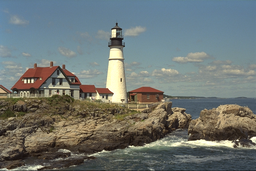
#> input picture 3/kodim21.png, 256 x 171 px, shrunk from 768 x 512 before the run
$ jupyter execute 3.PIR_Exercise_Textures.ipynb   (older library calls are emulated)
#> lines starting #> are read from the running program, lines starting #| are printed output that depends on the picture
# Perception in Robotics

Summer Semester 2025, Friedrich-Alexander-Universität Erlangen-Nürnberg

# 3. Exercise - Textures

In this exercise, we will combine filters into filter banks, with the objective to extract textures from a sample image from the [Kodak](https://r0k.us/graphics/kodak/) dataset. First, the **OpenCV** functions are used for the filter bank implementation. Then, the filter banks should be implemented without using the **OpenCV** package, solely relying on [numpy](https://numpy.org/doc/stable/user/absolute_beginners.html).

The solutions for the assignment may be a Python Notebook or .py files. The visual results can be integrated into the notebook or a PDF document.

## A. Gabor Filter Bank OpenCV

In this exercise, the [Gabor filter bank](https://en.wikipedia.org/wiki/Gabor_filter) should be implemented. The Gabor filter is a linear filter used to analyse textures. The filter bank should cover different orientations and scales. Therefore, use the **OpenCV** function *getGaborKernel* to generate the Gabor kernel. Use 4 different values for *ksize* and *theta* to define the filter bank at different scales and orientions. Then, apply the Gabor filter bank to the grayscale sample image by using the **OpenCV** function *filter2D* with the defined Gabor kernels. Visualize the different filters and the results after applying the filters to the image.

Example: [http://amroamroamro.github.io/mexopencv/opencv/gabor_demo.html](http://amroamroamro.github.io/mexopencv/opencv/gabor_demo.html)

[cell 1]
import numpy as np
import matplotlib.pyplot as plt
import cv2

[cell 2]
# Define reasonable constants for the fixed parameters of the Gabor filter bank.
SIGMA = 5
LMBDA = 0.3
GAMMA = 0
PSI = 0

[cell 3]
def get_gabor_filter_bank(ksizes, thetas):
    """ Generates a Gabor filter bank i.e., list of Gabor filters/kernels.
    Args
    ksizes      Kernel sizes (i.e., scales) for the kernels in the filter bank (Array of length N).
    thetas      Orientations of the kernels (Array of length N).

    Returns
    filter_bank Kernels of the Gabor filter bank.
    """
    filter_bank = []
    for ksize in ksizes:
        for theta in thetas:
            kernel = cv2.getGaborKernel((ksize, ksize), SIGMA, theta, LMBDA, GAMMA, PSI, ktype=cv2.CV_32F)
            filter_bank.append(kernel)
    return filter_bank

[cell 4]
def apply_gabor_filter_bank(filter_bank, img):
    """ Apply the Gabor filter bank.
    Args
    filter_bank List of filters to apply.
    img         Image to apply filters.

    Returns
    features    Features/Textures extracted by applying the Gabor filter bank.
    """
    features = []
    for i, kernel in enumerate(filter_bank):
        filtered = cv2.filter2D(img, cv2.CV_8UC3, kernel)
        features.append(filtered)
    return features

[cell 5]
img = cv2.imread("kodim21.png", cv2.IMREAD_GRAYSCALE)
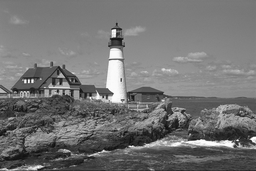
#> img: shape (171, 256); min 8, max 254, mean 115.2

# Define scales and orientations
ksizes = [11, 21, 31, 41]
thetas = [0, np.pi/4, np.pi/2, 3*np.pi/4]

filter_bank = get_gabor_filter_bank(ksizes, thetas)
features = apply_gabor_filter_bank(filter_bank, img)
#> after the loop in apply_gabor_filter_bank, `for i, kernel in enumerate(filter_bank):`: features = 16 items
#> features = 16 items

# Visualization
fig, axes = plt.subplots(len(ksizes), len(thetas), figsize=(12, 12))
for i in range(len(ksizes)):
    for j in range(len(thetas)):
        idx = i * len(thetas) + j
        axes[i, j].imshow(features[idx], cmap='gray')
        axes[i, j].set_title(f'ksize={ksizes[i]}, theta={thetas[j]:.2f}')
        axes[i, j].axis('off')

plt.tight_layout()
plt.show()

## B. Gabor Filter Bank

Now, the Gabor filter bank should be implemented without the **OpenCV** package. Again, visualize the different filters and the results when applied to the grayscale image. You may check your implementation by comparing with the kernels and results from **OpenCV** in A.

**Note:**  The filter has a real and an imaginary component representing orthogonal directions, use the real part for this exercise. Moreover, you may reuse your implementation of the convolution from the previous assignment to perform the filtering. Be aware of potentially different data types of the kernel (e.g., float) and image (e.g., uint8). Furthermore, pixel values might overflow 255. **OpenCV** handles this by clipping values during convolution to the range [0, 255].

[cell 6]
def get_gabor_kernel(ksize, sigma, theta, lmbda, gamma, psi):
    """ Gabor feature extraction.
    Args
    ksize   Kernel size.
    sigma   Standard deviation of Gaussian envelope
    theta   Orientation of filter in radians.
    lmbda   Sinusiodal wavelength.
    gamma   Spatial aspect ratio (ellipticity) of the filter.
    psi     Phase offset of the filter in radians.

    Returns
    gabor_filter Resulting kernel.
    """
    half = ksize // 2
    y, x = np.meshgrid(np.linspace(-half, half, ksize), np.linspace(-half, half, ksize))

    # Rotation
    x_theta = x * np.cos(theta) + y * np.sin(theta)
    y_theta = -x * np.sin(theta) + y * np.cos(theta)

    # Gabor kernel (real part)
    gb = np.exp(-0.5 * (x_theta**2 + (gamma**2) * y_theta**2) / (sigma**2)) * \
         np.cos(2 * np.pi * x_theta / lmbda + psi)

    return gb

[cell 7]
def convolve2d(image, kernel):
    """
    Apply a 2D convolution manually.
    Args:
        image: Input grayscale image (2D numpy array).
        kernel: Filter kernel (2D numpy array).
    Returns:
        result: Filtered image.
    """
    image = image.astype(np.float32)
    kernel = kernel.astype(np.float32)
    k_h, k_w = kernel.shape
    pad_h = k_h // 2
    pad_w = k_w // 2

    # Pad image
    padded = np.pad(image, ((pad_h, pad_h), (pad_w, pad_w)), mode='reflect')
    result = np.zeros_like(image, dtype=np.float32)

    # Flip the kernel (standard in convolution)
    kernel_flipped = np.flip(kernel)

    # Convolve
    for i in range(result.shape[0]):
        for j in range(result.shape[1]):
            region = padded[i:i+k_h, j:j+k_w]
            result[i, j] = np.sum(region * kernel_flipped)

    # Clip to [0, 255]
    result = np.clip(result, 0, 255)
    return result.astype(np.uint8)

[cell 8]
# Create and apply filter bank
features = []
kernels = []
for ksize in ksizes:
    for theta in thetas:
        kernel = get_gabor_kernel(ksize, SIGMA, theta, LMBDA, GAMMA, PSI)
        kernels.append(kernel)
        filtered = convolve2d(img, kernel)
        features.append(filtered)
#> this loop made 4 passes
#> pass 1, in convolve2d, `padded = np.pad(image, ((pad_h, pad_h), (pad_w, pad_w)), mode='reflect')`:
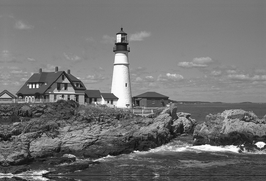
#> padded: shape (181, 266) float32; min 8, max 254, mean 114.3
#> pass 2, in convolve2d (call 5), `padded = np.pad(image, ((pad_h, pad_h), (pad_w, pad_w)), mode='reflect')`:
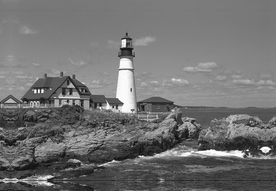
#> padded: shape (191, 276) float32; min 8, max 254, mean 113.3
#> after the loop, kernels = 16 items

# Visualize results
fig, axes = plt.subplots(len(ksizes), len(thetas), figsize=(12, 12))
for i in range(len(ksizes)):
    for j in range(len(thetas)):
        idx = i * len(thetas) + j
        axes[i, j].imshow(features[idx], cmap='gray')
        axes[i, j].set_title(f'ksize={ksizes[i]}, theta={thetas[j]:.2f}')
        axes[i, j].axis('off')
plt.tight_layout()
plt.show()
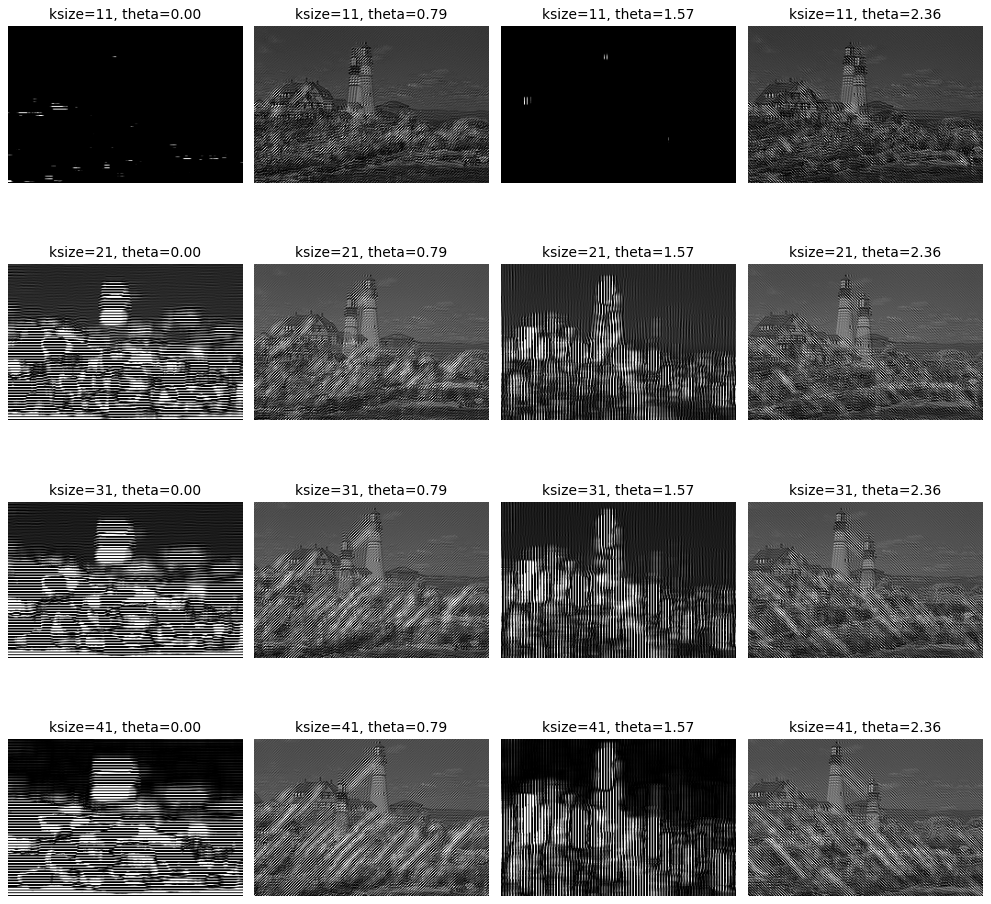
#> figure drawn by matplotlib, 16 panels

## C. Leung-Malik Filter Bank

In this exercise, the [Leung-Malik](https://people.eecs.berkeley.edu/~malik/papers/LM-3dtexton.pdf) filter bank should be implemented. The Leung-Malik filter bank contains 48 filters of different scales and orientations. It consists of first and second order derivatives of [Gaussians](https://mathworld.wolfram.com/GaussianFunction.html) at 6 orientations and 3 scales. Use $\sigma \in \left\{\sqrt{2}, 2\sqrt{2}, 3\sqrt{2} \right\}$ and $\theta \in \left\{0, \frac{\pi}{6}, \frac{2\pi}{6}, \frac{3\pi}{6}, \frac{4\pi}{6}, \frac{5\pi}{6} \right\}$ to define the filter bank at different scales and orientations, together with an elongation factor of 3 (i.e., $\sigma_x = \sigma$ and $\sigma_y = 3\sigma_x$).
Furthermore, it encompasses 4 symmetric Gaussians (i.e., no elongation factor) with scales $\sigma$ and
8 [Laplacian of Gaussian (LoG)](https://en.wikipedia.org/wiki/Blob_detection#The_Laplacian_of_Gaussian) filters with $\sigma \in \left\{\sqrt{2}, 2\sqrt{2}, 3\sqrt{2}, 4\sqrt{2}\right\}$ and $3 \sigma$.

The following image depicts an example visualization of the kernels of the Leung-Malik filter bank taken from https://www.robots.ox.ac.uk/~vgg/research/texclass/figs/with/lmfilters.jpg.

Finally, apply the Leung-Malik filter bank to the grayscale sample image. Visualize the different filter kernels and the results after the filters are applied to the image.

Example: [https://www.robots.ox.ac.uk/~vgg/research/texclass/filters.html](https://www.robots.ox.ac.uk/~vgg/research/texclass/filters.html)

[cell 9]
from scipy.ndimage import gaussian_filter, gaussian_laplace, rotate
from scipy.signal import convolve2d

[cell 10]
def gaussian_derivative_kernel(sigma, order, elongation=3, size=None):
    """
    Generates a directional derivative of a Gaussian filter (first or second order).
    Elongation in y-direction: sigma_y = elongation * sigma_x
    """
    if size is None:
        size = int(np.ceil(6 * sigma)) | 1  # Make size odd

    x = np.linspace(-size//2, size//2, size)
    y = np.linspace(-size//2, size//2, size)
    xx, yy = np.meshgrid(x, y)

    sigma_x = sigma
    sigma_y = elongation * sigma

    # Gaussian
    g = np.exp(-(xx**2 / (2*sigma_x**2) + yy**2 / (2*sigma_y**2)))

    if order == 1:
        g = -xx / (sigma_x**2) * g
    elif order == 2:
        g = ((xx**2 - sigma_x**2) / (sigma_x**4)) * g

    return g

[cell 11]
def rotate_kernel(kernel, theta):
    """Rotate kernel to desired orientation."""
    return rotate(kernel, np.degrees(theta), reshape=False, mode='nearest')

[cell 12]
def get_lm_filter_bank(scales, thetas):
    """ Generates a Leung-Malik filter bank.
    Args
    scales      Kernel sizes (i.e., scales) for the kernels in the filter bank (Array of length 3).
    thetas      Orientations of the first and second order derivative Gaussian kernel (Array of length 6).

    Returns
    filter_bank Kernels of the Leung-Malik filter bank.
    """
    filter_bank = []

    for sigma in scales:
        for theta in thetas:
            # First derivative of Gaussian (elongated)
            kernel1 = gaussian_derivative_kernel(sigma, order=1)
            kernel1 = rotate_kernel(kernel1, theta)
            filter_bank.append(kernel1)

            # Second derivative of Gaussian (elongated)
            kernel2 = gaussian_derivative_kernel(sigma, order=2)
            kernel2 = rotate_kernel(kernel2, theta)
            filter_bank.append(kernel2)

    # 4 isotropic Gaussians
    for sigma in scales:
        size = int(np.ceil(6 * sigma)) | 1
        x = np.linspace(-size//2, size//2, size)
        y = np.linspace(-size//2, size//2, size)
        xx, yy = np.meshgrid(x, y)
        g = np.exp(-(xx**2 + yy**2) / (2 * sigma**2))
        filter_bank.append(g)

    # 8 Laplacian of Gaussian (LoG)
    for sigma in [np.sqrt(2), 2*np.sqrt(2), 3*np.sqrt(2), 4*np.sqrt(2)]:
        for mult in [1, 3]:
            s = mult * sigma
            size = int(np.ceil(6 * s)) | 1
            log = gaussian_laplace(np.zeros((size, size)), sigma=s)
            filter_bank.append(log)

    return filter_bank

[cell 13]
def apply_lm_filter_bank(filter_bank, img):
    """ Apply the Leung-Malik filter bank.
    Args
    filter_bank List of filters to apply.
    img         Image to apply filters.

    Returns
    features    Features/Textures extracted by applying the Leung-Malik filter bank.
    """

    features = []
    img = img.astype(np.float32)

    for kernel in filter_bank:
        k = kernel.astype(np.float32)
        filtered = convolve2d(img, k, mode='same', boundary='symm')
        filtered = np.clip(filtered, 0, 255)
        features.append(filtered.astype(np.uint8))
#> this loop made 47 passes
#> pass 1, in apply_lm_filter_bank, `filtered = convolve2d(img, k, mode='same', boundary='symm')`:
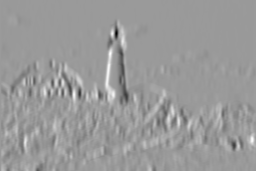
#> filtered: shape (171, 256) float32; min -978.8, max 645.5, mean 3.2; drawn with min black and max white
#> pass 1, in apply_lm_filter_bank, `filtered = np.clip(filtered, 0, 255)`:
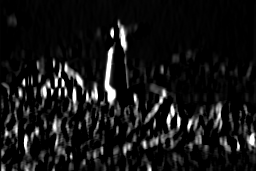
#> filtered: shape (171, 256) float32; min 0, max 255, mean 21.2
#> pass 2, in apply_lm_filter_bank, `filtered = convolve2d(img, k, mode='same', boundary='symm')`:
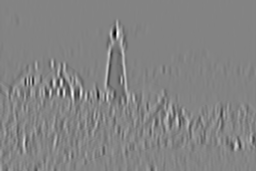
#> filtered: shape (171, 256) float32; min -495.1, max 447.2, mean -8.2; drawn with min black and max white
#> pass 2, in apply_lm_filter_bank, `filtered = np.clip(filtered, 0, 255)`:
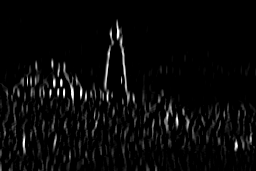
#> filtered: shape (171, 256) float32; min 0, max 255, mean 9
#> after the loop: filtered: shape (171, 256) float32; every value is 0
#> after the loop, features = 47 items

    return features

[cell 14]
scales = [np.sqrt(2), 2*np.sqrt(2), 3*np.sqrt(2)]
thetas = [0, np.pi/6, 2*np.pi/6, 3*np.pi/6, 4*np.pi/6, 5*np.pi/6]# New values


filter_bank = get_lm_filter_bank(scales, thetas)
features = apply_lm_filter_bank(filter_bank, img)
#> features = 47 items

# Visualize a few kernels
fig, axes = plt.subplots(6, 8, figsize=(14, 10))
for i, ax in enumerate(axes.flat):
    if i < len(filter_bank):
        ax.imshow(filter_bank[i], cmap='gray')
        ax.set_title(f'Filter {i+1}')
        ax.axis('off')
plt.suptitle("LM Filter Bank Kernels", fontsize=16)
plt.tight_layout()
plt.show()
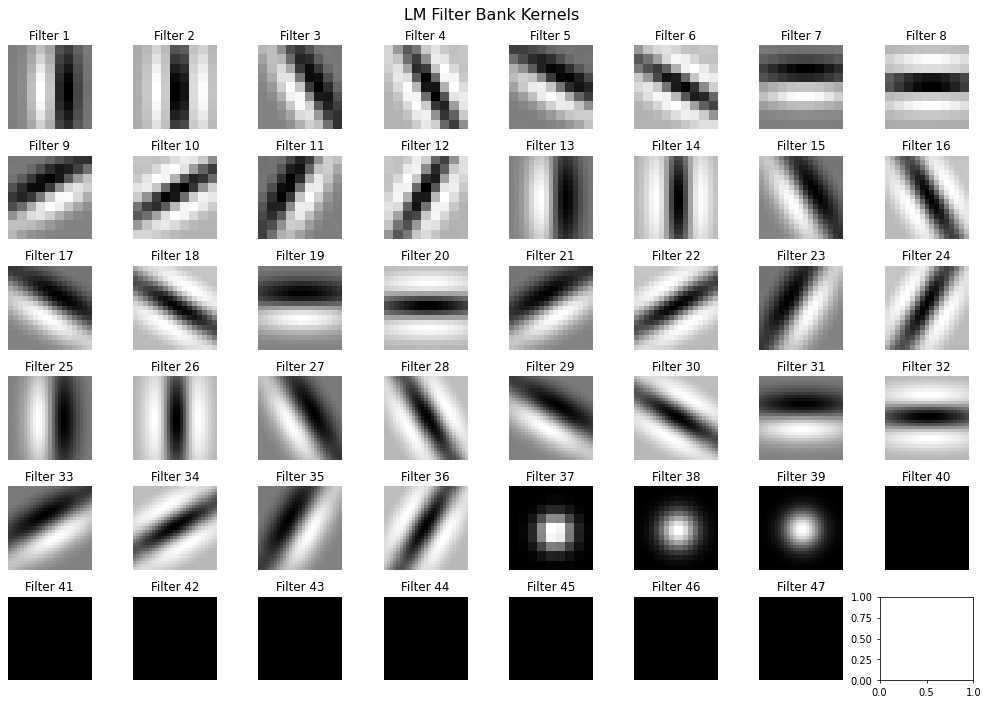
#> figure drawn by matplotlib, 47 panels

# Visualize filter responses
fig, axes = plt.subplots(6, 8, figsize=(14, 10))
for i, ax in enumerate(axes.flat):
    if i < len(features):
        ax.imshow(features[i], cmap='gray')
        ax.set_title(f'Response {i+1}')
        ax.axis('off')
plt.suptitle("LM Filter Bank Responses", fontsize=16)
plt.tight_layout()
plt.show()
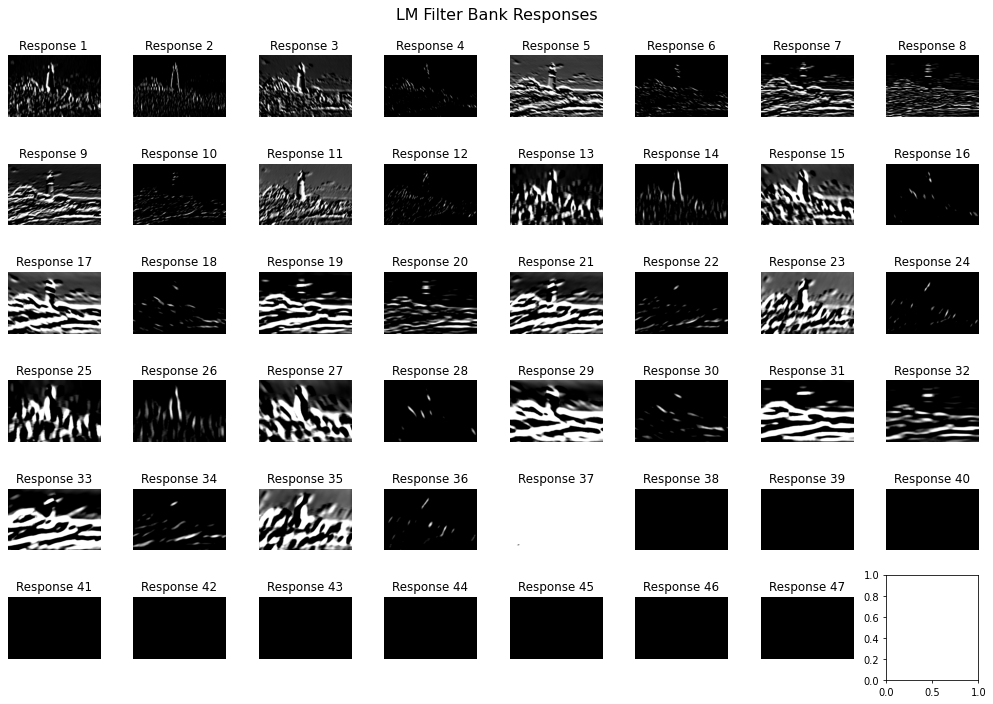
#> figure drawn by matplotlib, 47 panels
